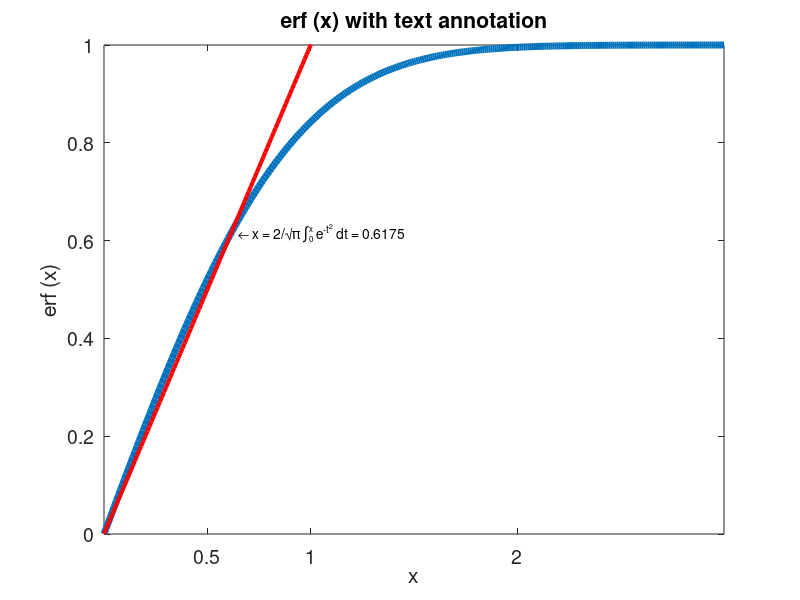

This chart was generated by the following MATLAB code:
x = 0:0.01:3;
hf = figure ();
set (0,'defaultaxesfontsize', 14)
plot (x, erf (x), 'linewidth', 5);
hold on;
plot (x, x, 'r', 'linewidth', 3);
axis ([0, 3, 0, 1]);
xlabel ("x");
ylabel ("erf (x)");
title ("erf (x) with text annotation");
# Show some custom points on X axis 
set(gca(), 'xtick', [0.5 1 2]);
text (0.65, 0.6175, strcat ('\leftarrow x = {2/\surd\pi',
' {\fontsize{16}\int_{\fontsize{8}0}^{\fontsize{8}x}}',
' e^{-t^2} dt} = 0.6175'));
set (hf, "visible", "off")
print(hf, 'fig.eps', '-depsc');